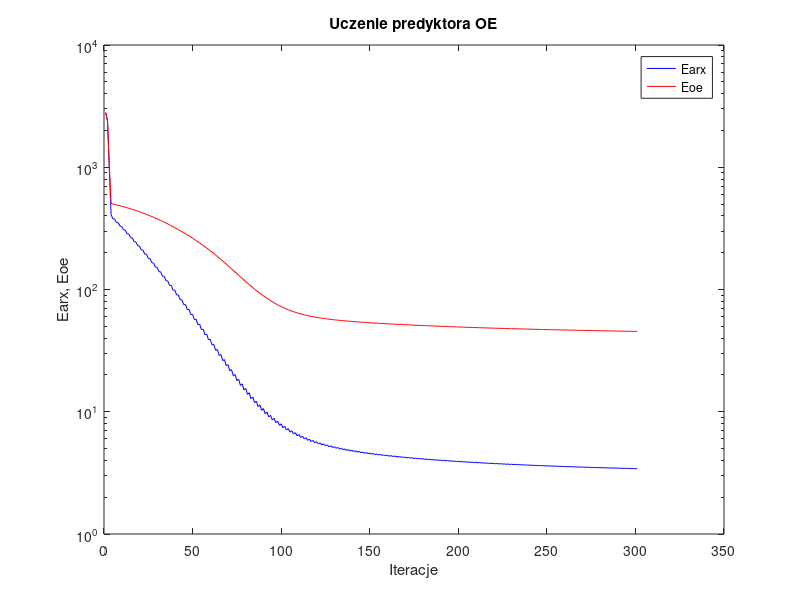
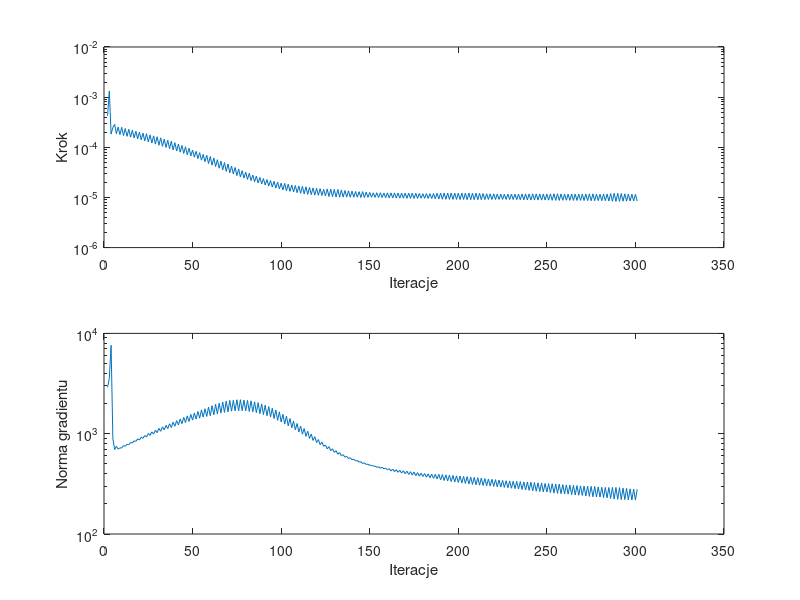

MATLAB code for these plots, in order:
%uczenie predyktora oe
clear all;
n=0; farx(n+1)=2.800880e+003; foe(n+1)=2.790282e+003; wspucz(n+1)=0.000000e+000; ng(n+1)=0.000000e+000;
n=1; farx(n+1)=2.361608e+003; foe(n+1)=2.393015e+003; krok(n+1)=4.261938e-004; ng(n+1)=2.897757e+003;
n=2; farx(n+1)=9.953349e+002; foe(n+1)=1.000137e+003; krok(n+1)=1.330026e-003; ng(n+1)=3.570100e+003;
n=3; farx(n+1)=4.100618e+002; foe(n+1)=5.066209e+002; krok(n+1)=1.837317e-004; ng(n+1)=7.609565e+003;
n=4; farx(n+1)=3.787091e+002; foe(n+1)=5.003913e+002; krok(n+1)=2.494331e-004; ng(n+1)=8.927189e+002;
n=5; farx(n+1)=3.776909e+002; foe(n+1)=4.961756e+002; krok(n+1)=2.867210e-004; ng(n+1)=6.949288e+002;
n=6; farx(n+1)=3.537145e+002; foe(n+1)=4.919851e+002; krok(n+1)=1.869031e-004; ng(n+1)=7.488785e+002;
n=7; farx(n+1)=3.517876e+002; foe(n+1)=4.879891e+002; krok(n+1)=2.540827e-004; ng(n+1)=7.007580e+002;
n=8; farx(n+1)=3.302865e+002; foe(n+1)=4.837832e+002; krok(n+1)=1.784716e-004; ng(n+1)=7.225948e+002;
n=9; farx(n+1)=3.281522e+002; foe(n+1)=4.796001e+002; krok(n+1)=2.501060e-004; ng(n+1)=7.195620e+002;
n=10; farx(n+1)=3.075290e+002; foe(n+1)=4.751927e+002; krok(n+1)=1.714180e-004; ng(n+1)=7.597194e+002;
n=11; farx(n+1)=3.056185e+002; foe(n+1)=4.708603e+002; krok(n+1)=2.372391e-004; ng(n+1)=7.500840e+002;
n=12; farx(n+1)=2.860670e+002; foe(n+1)=4.662960e+002; krok(n+1)=1.654388e-004; ng(n+1)=7.843381e+002;
n=13; farx(n+1)=2.842384e+002; foe(n+1)=4.617850e+002; krok(n+1)=2.285820e-004; ng(n+1)=7.763581e+002;
n=14; farx(n+1)=2.656243e+002; foe(n+1)=4.570425e+002; krok(n+1)=1.592886e-004; ng(n+1)=8.170902e+002;
n=15; farx(n+1)=2.639792e+002; foe(n+1)=4.523691e+002; krok(n+1)=2.178264e-004; ng(n+1)=8.065974e+002;
n=16; farx(n+1)=2.462781e+002; foe(n+1)=4.474663e+002; krok(n+1)=1.540600e-004; ng(n+1)=8.478180e+002;
n=17; farx(n+1)=2.448928e+002; foe(n+1)=4.426487e+002; krok(n+1)=2.084136e-004; ng(n+1)=8.401774e+002;
n=18; farx(n+1)=2.281423e+002; foe(n+1)=4.375675e+002; krok(n+1)=1.467758e-004; ng(n+1)=8.878902e+002;
n=19; farx(n+1)=2.268194e+002; foe(n+1)=4.325771e+002; krok(n+1)=2.002959e-004; ng(n+1)=8.660780e+002;
n=20; farx(n+1)=2.109664e+002; foe(n+1)=4.273508e+002; krok(n+1)=1.410950e-004; ng(n+1)=9.222763e+002;
n=21; farx(n+1)=2.098421e+002; foe(n+1)=4.222278e+002; krok(n+1)=1.912147e-004; ng(n+1)=8.988092e+002;
n=22; farx(n+1)=1.949458e+002; foe(n+1)=4.168619e+002; krok(n+1)=1.340733e-004; ng(n+1)=9.595066e+002;
n=23; farx(n+1)=1.938596e+002; foe(n+1)=4.115788e+002; krok(n+1)=1.864752e-004; ng(n+1)=9.255470e+002;
n=24; farx(n+1)=1.797429e+002; foe(n+1)=4.060566e+002; krok(n+1)=1.274265e-004; ng(n+1)=1.006620e+003;
n=25; farx(n+1)=1.788321e+002; foe(n+1)=4.006699e+002; krok(n+1)=1.769627e-004; ng(n+1)=9.606570e+002;
n=26; farx(n+1)=1.655925e+002; foe(n+1)=3.950580e+002; krok(n+1)=1.215958e-004; ng(n+1)=1.043190e+003;
n=27; farx(n+1)=1.647869e+002; foe(n+1)=3.895654e+002; krok(n+1)=1.691914e-004; ng(n+1)=9.920521e+002;
n=28; farx(n+1)=1.523507e+002; foe(n+1)=3.838725e+002; krok(n+1)=1.159103e-004; ng(n+1)=1.082646e+003;
n=29; farx(n+1)=1.516911e+002; foe(n+1)=3.783028e+002; krok(n+1)=1.620874e-004; ng(n+1)=1.025103e+003;
n=30; farx(n+1)=1.399942e+002; foe(n+1)=3.725223e+002; krok(n+1)=1.098323e-004; ng(n+1)=1.128487e+003;
n=31; farx(n+1)=1.394534e+002; foe(n+1)=3.668887e+002; krok(n+1)=1.540600e-004; ng(n+1)=1.057365e+003;
n=32; farx(n+1)=1.284784e+002; foe(n+1)=3.610644e+002; krok(n+1)=1.046783e-004; ng(n+1)=1.169817e+003;
n=33; farx(n+1)=1.280828e+002; foe(n+1)=3.553971e+002; krok(n+1)=1.453093e-004; ng(n+1)=1.092074e+003;
n=34; farx(n+1)=1.178240e+002; foe(n+1)=3.495522e+002; krok(n+1)=9.955398e-005; ng(n+1)=1.208892e+003;
n=35; farx(n+1)=1.175393e+002; foe(n+1)=3.438504e+002; krok(n+1)=1.383684e-004; ng(n+1)=1.124132e+003;
n=36; farx(n+1)=1.079555e+002; foe(n+1)=3.379710e+002; krok(n+1)=9.374630e-005; ng(n+1)=1.255440e+003;
n=37; farx(n+1)=1.077247e+002; foe(n+1)=3.322221e+002; krok(n+1)=1.323954e-004; ng(n+1)=1.151812e+003;
n=38; farx(n+1)=9.872524e+001; foe(n+1)=3.263176e+002; krok(n+1)=8.876552e-005; ng(n+1)=1.303400e+003;
n=39; farx(n+1)=9.862288e+001; foe(n+1)=3.205764e+002; krok(n+1)=1.239341e-004; ng(n+1)=1.187643e+003;
n=40; farx(n+1)=9.022571e+001; foe(n+1)=3.146891e+002; krok(n+1)=8.423045e-005; ng(n+1)=1.350777e+003;
n=41; farx(n+1)=9.021848e+001; foe(n+1)=3.089520e+002; krok(n+1)=1.163141e-004; ng(n+1)=1.221454e+003;
n=42; farx(n+1)=8.236588e+001; foe(n+1)=3.030856e+002; krok(n+1)=7.999634e-005; ng(n+1)=1.399826e+003;
n=43; farx(n+1)=8.247690e+001; foe(n+1)=2.973760e+002; krok(n+1)=1.088055e-004; ng(n+1)=1.258743e+003;
n=44; farx(n+1)=7.514934e+001; foe(n+1)=2.915280e+002; krok(n+1)=7.546424e-005; ng(n+1)=1.452334e+003;
n=45; farx(n+1)=7.533281e+001; foe(n+1)=2.858320e+002; krok(n+1)=1.022605e-004; ng(n+1)=1.291912e+003;
n=46; farx(n+1)=6.850817e+001; foe(n+1)=2.800071e+002; krok(n+1)=7.092424e-005; ng(n+1)=1.506348e+003;
n=47; farx(n+1)=6.873545e+001; foe(n+1)=2.743224e+002; krok(n+1)=9.579321e-005; ng(n+1)=1.322972e+003;
n=48; farx(n+1)=6.235036e+001; foe(n+1)=2.685430e+002; krok(n+1)=6.738910e-005; ng(n+1)=1.556311e+003;
n=49; farx(n+1)=6.268600e+001; foe(n+1)=2.629259e+002; krok(n+1)=8.808370e-005; ng(n+1)=1.365683e+003;
n=50; farx(n+1)=5.676760e+001; foe(n+1)=2.572075e+002; krok(n+1)=6.352069e-005; ng(n+1)=1.603151e+003;
n=51; farx(n+1)=5.714971e+001; foe(n+1)=2.516205e+002; krok(n+1)=8.309647e-005; ng(n+1)=1.397008e+003;
n=52; farx(n+1)=5.163166e+001; foe(n+1)=2.459305e+002; krok(n+1)=5.926241e-005; ng(n+1)=1.665250e+003;
n=53; farx(n+1)=5.205608e+001; foe(n+1)=2.403858e+002; krok(n+1)=7.813213e-005; ng(n+1)=1.428248e+003;
n=54; farx(n+1)=4.691171e+001; foe(n+1)=2.347391e+002; krok(n+1)=5.538211e-005; ng(n+1)=1.726221e+003;
n=55; farx(n+1)=4.737041e+001; foe(n+1)=2.292587e+002; krok(n+1)=7.227868e-005; ng(n+1)=1.461876e+003;
n=56; farx(n+1)=4.264768e+001; foe(n+1)=2.237047e+002; krok(n+1)=5.162212e-005; ng(n+1)=1.772532e+003;
n=57; farx(n+1)=4.310546e+001; foe(n+1)=2.182556e+002; krok(n+1)=6.926183e-005; ng(n+1)=1.485949e+003;
n=58; farx(n+1)=3.871957e+001; foe(n+1)=2.127413e+002; krok(n+1)=4.743595e-005; ng(n+1)=1.844426e+003;
n=59; farx(n+1)=3.917585e+001; foe(n+1)=2.073478e+002; krok(n+1)=6.549403e-005; ng(n+1)=1.511531e+003;
n=60; farx(n+1)=3.511363e+001; foe(n+1)=2.019189e+002; krok(n+1)=4.404185e-005; ng(n+1)=1.903782e+003;
n=61; farx(n+1)=3.558866e+001; foe(n+1)=1.966272e+002; krok(n+1)=6.121123e-005; ng(n+1)=1.542198e+003;
n=62; farx(n+1)=3.182366e+001; foe(n+1)=1.913131e+002; krok(n+1)=4.116566e-005; ng(n+1)=1.961507e+003;
n=63; farx(n+1)=3.233324e+001; foe(n+1)=1.861702e+002; krok(n+1)=5.658127e-005; ng(n+1)=1.580262e+003;
n=64; farx(n+1)=2.887790e+001; foe(n+1)=1.809994e+002; krok(n+1)=3.823314e-005; ng(n+1)=2.015361e+003;
n=65; farx(n+1)=2.938195e+001; foe(n+1)=1.759840e+002; krok(n+1)=5.312685e-005; ng(n+1)=1.606516e+003;
n=66; farx(n+1)=2.620528e+001; foe(n+1)=1.709676e+002; krok(n+1)=3.551969e-005; ng(n+1)=2.069800e+003;
n=67; farx(n+1)=2.670861e+001; foe(n+1)=1.661141e+002; krok(n+1)=4.960813e-005; ng(n+1)=1.632208e+003;
n=68; farx(n+1)=2.380278e+001; foe(n+1)=1.612797e+002; krok(n+1)=3.298238e-005; ng(n+1)=2.114644e+003;
n=69; farx(n+1)=2.429280e+001; foe(n+1)=1.565992e+002; krok(n+1)=4.646090e-005; ng(n+1)=1.649535e+003;
n=70; farx(n+1)=2.161892e+001; foe(n+1)=1.519702e+002; krok(n+1)=3.098519e-005; ng(n+1)=2.150477e+003;
n=71; farx(n+1)=2.211593e+001; foe(n+1)=1.475318e+002; krok(n+1)=4.229784e-005; ng(n+1)=1.677391e+003;
n=72; farx(n+1)=1.968794e+001; foe(n+1)=1.431603e+002; krok(n+1)=2.928436e-005; ng(n+1)=2.153173e+003;
n=73; farx(n+1)=2.018640e+001; foe(n+1)=1.389565e+002; krok(n+1)=3.953838e-005; ng(n+1)=1.691773e+003;
n=74; farx(n+1)=1.796971e+001; foe(n+1)=1.348103e+002; krok(n+1)=2.726938e-005; ng(n+1)=2.179384e+003;
n=75; farx(n+1)=1.844856e+001; foe(n+1)=1.308399e+002; krok(n+1)=3.697679e-005; ng(n+1)=1.692620e+003;
n=76; farx(n+1)=1.642904e+001; foe(n+1)=1.269500e+002; krok(n+1)=2.568950e-005; ng(n+1)=2.182279e+003;
n=77; farx(n+1)=1.689455e+001; foe(n+1)=1.232424e+002; krok(n+1)=3.418410e-005; ng(n+1)=1.694945e+003;
n=78; farx(n+1)=1.506580e+001; foe(n+1)=1.196281e+002; krok(n+1)=2.432490e-005; ng(n+1)=2.164146e+003;
n=79; farx(n+1)=1.551659e+001; foe(n+1)=1.161848e+002; krok(n+1)=3.190024e-005; ng(n+1)=1.688859e+003;
n=80; farx(n+1)=1.386572e+001; foe(n+1)=1.128379e+002; krok(n+1)=2.286087e-005; ng(n+1)=2.146139e+003;
n=81; farx(n+1)=1.429219e+001; foe(n+1)=1.096464e+002; krok(n+1)=3.023994e-005; ng(n+1)=1.666761e+003;
n=82; farx(n+1)=1.278624e+001; foe(n+1)=1.065594e+002; krok(n+1)=2.167257e-005; ng(n+1)=2.127704e+003;
n=83; farx(n+1)=1.319941e+001; foe(n+1)=1.036460e+002; krok(n+1)=2.797908e-005; ng(n+1)=1.652525e+003;
n=84; farx(n+1)=1.184683e+001; foe(n+1)=1.008332e+002; krok(n+1)=2.059661e-005; ng(n+1)=2.078826e+003;
n=85; farx(n+1)=1.223746e+001; foe(n+1)=9.817223e+001; krok(n+1)=2.656342e-005; ng(n+1)=1.620643e+003;
n=86; farx(n+1)=1.101673e+001; foe(n+1)=9.561045e+001; krok(n+1)=1.944453e-005; ng(n+1)=2.041048e+003;
n=87; farx(n+1)=1.137967e+001; foe(n+1)=9.319424e+001; krok(n+1)=2.509886e-005; ng(n+1)=1.584038e+003;
n=88; farx(n+1)=1.028135e+001; foe(n+1)=9.088455e+001; krok(n+1)=1.858062e-005; ng(n+1)=1.980712e+003;
n=89; farx(n+1)=1.062523e+001; foe(n+1)=8.870891e+001; krok(n+1)=2.382783e-005; ng(n+1)=1.550932e+003;
n=90; farx(n+1)=9.635670e+000; foe(n+1)=8.663036e+001; krok(n+1)=1.765974e-005; ng(n+1)=1.925615e+003;
n=91; farx(n+1)=9.957650e+000; foe(n+1)=8.467845e+001; krok(n+1)=2.277170e-005; ng(n+1)=1.510181e+003;
n=92; farx(n+1)=9.065048e+000; foe(n+1)=8.281697e+001; krok(n+1)=1.684728e-005; ng(n+1)=1.865022e+003;
n=93; farx(n+1)=9.365661e+000; foe(n+1)=8.107655e+001; krok(n+1)=2.167257e-005; ng(n+1)=1.467178e+003;
n=94; farx(n+1)=8.566455e+000; foe(n+1)=7.942055e+001; krok(n+1)=1.608814e-005; ng(n+1)=1.792822e+003;
n=95; farx(n+1)=8.843767e+000; foe(n+1)=7.787017e+001; krok(n+1)=2.092147e-005; ng(n+1)=1.414804e+003;
n=96; farx(n+1)=8.127635e+000; foe(n+1)=7.639932e+001; krok(n+1)=1.530761e-005; ng(n+1)=1.724058e+003;
n=97; farx(n+1)=8.380648e+000; foe(n+1)=7.502110e+001; krok(n+1)=2.028847e-005; ng(n+1)=1.356409e+003;
n=98; farx(n+1)=7.733745e+000; foe(n+1)=7.372028e+001; krok(n+1)=1.476011e-005; ng(n+1)=1.650021e+003;
n=99; farx(n+1)=7.969220e+000; foe(n+1)=7.250818e+001; krok(n+1)=1.929519e-005; ng(n+1)=1.309670e+003;
n=100; farx(n+1)=7.394568e+000; foe(n+1)=7.136542e+001; krok(n+1)=1.416371e-005; ng(n+1)=1.563195e+003;
n=101; farx(n+1)=7.609029e+000; foe(n+1)=7.029062e+001; krok(n+1)=1.907789e-005; ng(n+1)=1.247497e+003;
n=102; farx(n+1)=7.087072e+000; foe(n+1)=6.927962e+001; krok(n+1)=1.360069e-005; ng(n+1)=1.498545e+003;
n=103; farx(n+1)=7.285677e+000; foe(n+1)=6.833711e+001; krok(n+1)=1.834698e-005; ng(n+1)=1.197774e+003;
n=104; farx(n+1)=6.815928e+000; foe(n+1)=6.745062e+001; krok(n+1)=1.321254e-005; ng(n+1)=1.415567e+003;
n=105; farx(n+1)=6.999273e+000; foe(n+1)=6.662377e+001; krok(n+1)=1.773106e-005; ng(n+1)=1.146531e+003;
n=106; farx(n+1)=6.576208e+000; foe(n+1)=6.584629e+001; krok(n+1)=1.283755e-005; ng(n+1)=1.335614e+003;
n=107; farx(n+1)=6.745608e+000; foe(n+1)=6.511989e+001; krok(n+1)=1.729605e-005; ng(n+1)=1.094112e+003;
n=108; farx(n+1)=6.363052e+000; foe(n+1)=6.443594e+001; krok(n+1)=1.244425e-005; ng(n+1)=1.263215e+003;
n=109; farx(n+1)=6.518715e+000; foe(n+1)=6.379681e+001; krok(n+1)=1.689056e-005; ng(n+1)=1.041709e+003;
n=110; farx(n+1)=6.173024e+000; foe(n+1)=6.319535e+001; krok(n+1)=1.209645e-005; ng(n+1)=1.190390e+003;
n=111; farx(n+1)=6.316513e+000; foe(n+1)=6.263160e+001; krok(n+1)=1.663384e-005; ng(n+1)=9.898337e+002;
n=112; farx(n+1)=6.002054e+000; foe(n+1)=6.210029e+001; krok(n+1)=1.175619e-005; ng(n+1)=1.125262e+003;
n=113; farx(n+1)=6.134251e+000; foe(n+1)=6.160246e+001; krok(n+1)=1.630719e-005; ng(n+1)=9.409127e+002;
n=114; farx(n+1)=5.847162e+000; foe(n+1)=6.113319e+001; krok(n+1)=1.153689e-005; ng(n+1)=1.058535e+003;
n=115; farx(n+1)=5.970007e+000; foe(n+1)=6.069383e+001; krok(n+1)=1.583652e-005; ng(n+1)=8.977290e+002;
n=116; farx(n+1)=5.707881e+000; foe(n+1)=6.027901e+001; krok(n+1)=1.138585e-005; ng(n+1)=9.911660e+002;
n=117; farx(n+1)=5.823109e+000; foe(n+1)=5.988969e+001; krok(n+1)=1.549259e-005; ng(n+1)=8.568923e+002;
n=118; farx(n+1)=5.583057e+000; foe(n+1)=5.952018e+001; krok(n+1)=1.115605e-005; ng(n+1)=9.332633e+002;
n=119; farx(n+1)=5.689478e+000; foe(n+1)=5.917235e+001; krok(n+1)=1.519948e-005; ng(n+1)=8.148641e+002;
n=120; farx(n+1)=5.469294e+000; foe(n+1)=5.884267e+001; krok(n+1)=1.101046e-005; ng(n+1)=8.748471e+002;
n=121; farx(n+1)=5.568895e+000; foe(n+1)=5.853082e+001; krok(n+1)=1.496592e-005; ng(n+1)=7.767894e+002;
n=122; farx(n+1)=5.363606e+000; foe(n+1)=5.823439e+001; krok(n+1)=1.095376e-005; ng(n+1)=8.244352e+002;
n=123; farx(n+1)=5.458540e+000; foe(n+1)=5.795529e+001; krok(n+1)=1.442554e-005; ng(n+1)=7.488139e+002;
n=124; farx(n+1)=5.272223e+000; foe(n+1)=5.768843e+001; krok(n+1)=1.069939e-005; ng(n+1)=7.718529e+002;
n=125; farx(n+1)=5.359623e+000; foe(n+1)=5.743225e+001; krok(n+1)=1.478735e-005; ng(n+1)=7.067390e+002;
n=126; farx(n+1)=5.184566e+000; foe(n+1)=5.718757e+001; krok(n+1)=1.044207e-005; ng(n+1)=7.431044e+002;
n=127; farx(n+1)=5.267019e+000; foe(n+1)=5.695403e+001; krok(n+1)=1.461294e-005; ng(n+1)=6.771250e+002;
n=128; farx(n+1)=5.103387e+000; foe(n+1)=5.673044e+001; krok(n+1)=1.034570e-005; ng(n+1)=7.077490e+002;
n=129; farx(n+1)=5.182172e+000; foe(n+1)=5.651672e+001; krok(n+1)=1.444886e-005; ng(n+1)=6.511388e+002;
n=130; farx(n+1)=5.029104e+000; foe(n+1)=5.631082e+001; krok(n+1)=1.018440e-005; ng(n+1)=6.769569e+002;
n=131; farx(n+1)=5.103777e+000; foe(n+1)=5.611321e+001; krok(n+1)=1.442554e-005; ng(n+1)=6.240802e+002;
n=132; farx(n+1)=4.959053e+000; foe(n+1)=5.592240e+001; krok(n+1)=1.009346e-005; ng(n+1)=6.493347e+002;
n=133; farx(n+1)=5.029968e+000; foe(n+1)=5.573973e+001; krok(n+1)=1.404624e-005; ng(n+1)=6.027975e+002;
n=134; farx(n+1)=4.894067e+000; foe(n+1)=5.556358e+001; krok(n+1)=1.013760e-005; ng(n+1)=6.176736e+002;
n=135; farx(n+1)=4.962111e+000; foe(n+1)=5.539383e+001; krok(n+1)=1.373458e-005; ng(n+1)=5.838548e+002;
n=136; farx(n+1)=4.833599e+000; foe(n+1)=5.522978e+001; krok(n+1)=1.015968e-005; ng(n+1)=5.943444e+002;
n=137; farx(n+1)=4.899777e+000; foe(n+1)=5.507116e+001; krok(n+1)=1.356957e-005; ng(n+1)=5.666516e+002;
n=138; farx(n+1)=4.777290e+000; foe(n+1)=5.491681e+001; krok(n+1)=1.009346e-005; ng(n+1)=5.762223e+002;
n=139; farx(n+1)=4.841148e+000; foe(n+1)=5.476764e+001; krok(n+1)=1.338477e-005; ng(n+1)=5.498028e+002;
n=140; farx(n+1)=4.724256e+000; foe(n+1)=5.462215e+001; krok(n+1)=1.009346e-005; ng(n+1)=5.579298e+002;
n=141; farx(n+1)=4.786125e+000; foe(n+1)=5.448142e+001; krok(n+1)=1.314101e-005; ng(n+1)=5.354006e+002;
n=142; farx(n+1)=4.674725e+000; foe(n+1)=5.434384e+001; krok(n+1)=1.009346e-005; ng(n+1)=5.403113e+002;
n=143; farx(n+1)=4.734846e+000; foe(n+1)=5.421031e+001; krok(n+1)=1.302585e-005; ng(n+1)=5.210411e+002;
n=144; farx(n+1)=4.628787e+000; foe(n+1)=5.407935e+001; krok(n+1)=9.975945e-006; ng(n+1)=5.257121e+002;
n=145; farx(n+1)=4.686569e+000; foe(n+1)=5.395159e+001; krok(n+1)=1.308479e-005; ng(n+1)=5.041059e+002;
n=146; farx(n+1)=4.584122e+000; foe(n+1)=5.382636e+001; krok(n+1)=9.952471e-006; ng(n+1)=5.129586e+002;
n=147; farx(n+1)=4.640155e+000; foe(n+1)=5.370458e+001; krok(n+1)=1.277945e-005; ng(n+1)=4.936447e+002;
n=148; farx(n+1)=4.542194e+000; foe(n+1)=5.358524e+001; krok(n+1)=1.001618e-005; ng(n+1)=4.975187e+002;
n=149; farx(n+1)=4.596659e+000; foe(n+1)=5.346862e+001; krok(n+1)=1.259797e-005; ng(n+1)=4.830981e+002;
n=150; farx(n+1)=4.501973e+000; foe(n+1)=5.335425e+001; krok(n+1)=1.009346e-005; ng(n+1)=4.851666e+002;
n=151; farx(n+1)=4.555530e+000; foe(n+1)=5.324254e+001; krok(n+1)=1.235197e-005; ng(n+1)=4.759191e+002;
n=152; farx(n+1)=4.464961e+000; foe(n+1)=5.313263e+001; krok(n+1)=1.003721e-005; ng(n+1)=4.750337e+002;
n=153; farx(n+1)=4.516802e+000; foe(n+1)=5.302469e+001; krok(n+1)=1.240823e-005; ng(n+1)=4.631356e+002;
n=154; farx(n+1)=4.429147e+000; foe(n+1)=5.291853e+001; krok(n+1)=9.975945e-006; ng(n+1)=4.677538e+002;
n=155; farx(n+1)=4.479943e+000; foe(n+1)=5.281431e+001; krok(n+1)=1.240203e-005; ng(n+1)=4.536085e+002;
n=156; farx(n+1)=4.394549e+000; foe(n+1)=5.271155e+001; krok(n+1)=9.952471e-006; ng(n+1)=4.613082e+002;
n=157; farx(n+1)=4.444305e+000; foe(n+1)=5.261096e+001; krok(n+1)=1.222055e-005; ng(n+1)=4.468270e+002;
n=158; farx(n+1)=4.362434e+000; foe(n+1)=5.251166e+001; krok(n+1)=9.888364e-006; ng(n+1)=4.527881e+002;
n=159; farx(n+1)=4.410761e+000; foe(n+1)=5.241390e+001; krok(n+1)=1.235197e-005; ng(n+1)=4.353288e+002;
n=160; farx(n+1)=4.331321e+000; foe(n+1)=5.231740e+001; krok(n+1)=9.772716e-006; ng(n+1)=4.481228e+002;
n=161; farx(n+1)=4.378192e+000; foe(n+1)=5.222241e+001; krok(n+1)=1.234279e-005; ng(n+1)=4.258979e+002;
n=162; farx(n+1)=4.301051e+000; foe(n+1)=5.212881e+001; krok(n+1)=9.772716e-006; ng(n+1)=4.414989e+002;
n=163; farx(n+1)=4.347232e+000; foe(n+1)=5.203667e+001; krok(n+1)=1.231075e-005; ng(n+1)=4.194447e+002;
n=164; farx(n+1)=4.272201e+000; foe(n+1)=5.194560e+001; krok(n+1)=9.706803e-006; ng(n+1)=4.372920e+002;
n=165; farx(n+1)=4.317263e+000; foe(n+1)=5.185600e+001; krok(n+1)=1.227270e-005; ng(n+1)=4.120653e+002;
n=166; farx(n+1)=4.244501e+000; foe(n+1)=5.176747e+001; krok(n+1)=9.671965e-006; ng(n+1)=4.318884e+002;
n=167; farx(n+1)=4.288554e+000; foe(n+1)=5.168023e+001; krok(n+1)=1.227270e-005; ng(n+1)=4.048554e+002;
n=168; farx(n+1)=4.217655e+000; foe(n+1)=5.159402e+001; krok(n+1)=9.645404e-006; ng(n+1)=4.274961e+002;
n=169; farx(n+1)=4.260856e+000; foe(n+1)=5.150913e+001; krok(n+1)=1.221656e-005; ng(n+1)=3.990871e+002;
n=170; farx(n+1)=4.192005e+000; foe(n+1)=5.142517e+001; krok(n+1)=9.602384e-006; ng(n+1)=4.227513e+002;
n=171; farx(n+1)=4.234186e+000; foe(n+1)=5.134238e+001; krok(n+1)=1.221743e-005; ng(n+1)=3.923214e+002;
n=172; farx(n+1)=4.167045e+000; foe(n+1)=5.126053e+001; krok(n+1)=9.586893e-006; ng(n+1)=4.183894e+002;
n=173; farx(n+1)=4.208448e+000; foe(n+1)=5.117988e+001; krok(n+1)=1.216245e-005; ng(n+1)=3.872281e+002;
n=174; farx(n+1)=4.143047e+000; foe(n+1)=5.110007e+001; krok(n+1)=9.564320e-006; ng(n+1)=4.142539e+002;
n=175; farx(n+1)=4.183489e+000; foe(n+1)=5.102140e+001; krok(n+1)=1.209645e-005; ng(n+1)=3.818459e+002;
n=176; farx(n+1)=4.119779e+000; foe(n+1)=5.094361e+001; krok(n+1)=9.578449e-006; ng(n+1)=4.094551e+002;
n=177; farx(n+1)=4.159285e+000; foe(n+1)=5.086691e+001; krok(n+1)=1.197415e-005; ng(n+1)=3.773757e+002;
n=178; farx(n+1)=4.097132e+000; foe(n+1)=5.079115e+001; krok(n+1)=9.645404e-006; ng(n+1)=4.038291e+002;
n=179; farx(n+1)=4.136174e+000; foe(n+1)=5.071643e+001; krok(n+1)=1.187732e-005; ng(n+1)=3.744121e+002;
n=180; farx(n+1)=4.075646e+000; foe(n+1)=5.064243e+001; krok(n+1)=9.602384e-006; ng(n+1)=4.003411e+002;
n=181; farx(n+1)=4.113896e+000; foe(n+1)=5.056937e+001; krok(n+1)=1.191391e-005; ng(n+1)=3.688310e+002;
n=182; farx(n+1)=4.054726e+000; foe(n+1)=5.049699e+001; krok(n+1)=9.555815e-006; ng(n+1)=3.979260e+002;
n=183; farx(n+1)=4.092259e+000; foe(n+1)=5.042558e+001; krok(n+1)=1.191391e-005; ng(n+1)=3.640834e+002;
n=184; farx(n+1)=4.034531e+000; foe(n+1)=5.035479e+001; krok(n+1)=9.504428e-006; ng(n+1)=3.953212e+002;
n=185; farx(n+1)=4.071313e+000; foe(n+1)=5.028492e+001; krok(n+1)=1.195092e-005; ng(n+1)=3.588869e+002;
n=186; farx(n+1)=4.014990e+000; foe(n+1)=5.021564e+001; krok(n+1)=9.434846e-006; ng(n+1)=3.931297e+002;
n=187; farx(n+1)=4.051244e+000; foe(n+1)=5.014721e+001; krok(n+1)=1.209447e-005; ng(n+1)=3.533907e+002;
n=188; farx(n+1)=3.996148e+000; foe(n+1)=5.007915e+001; krok(n+1)=9.283303e-006; ng(n+1)=3.934469e+002;
n=189; farx(n+1)=4.031460e+000; foe(n+1)=5.001196e+001; krok(n+1)=1.222055e-005; ng(n+1)=3.467426e+002;
n=190; farx(n+1)=3.977635e+000; foe(n+1)=4.994526e+001; krok(n+1)=9.207477e-006; ng(n+1)=3.916873e+002;
n=191; farx(n+1)=4.012079e+000; foe(n+1)=4.987940e+001; krok(n+1)=1.225273e-005; ng(n+1)=3.414926e+002;
n=192; farx(n+1)=3.959466e+000; foe(n+1)=4.981414e+001; krok(n+1)=9.188990e-006; ng(n+1)=3.886938e+002;
n=193; farx(n+1)=3.993304e+000; foe(n+1)=4.974969e+001; krok(n+1)=1.224850e-005; ng(n+1)=3.376621e+002;
n=194; farx(n+1)=3.941878e+000; foe(n+1)=4.968578e+001; krok(n+1)=9.148208e-006; ng(n+1)=3.862077e+002;
n=195; farx(n+1)=3.974997e+000; foe(n+1)=4.962265e+001; krok(n+1)=1.225273e-005; ng(n+1)=3.333900e+002;
n=196; farx(n+1)=3.924706e+000; foe(n+1)=4.956009e+001; krok(n+1)=9.128990e-006; ng(n+1)=3.833272e+002;
n=197; farx(n+1)=3.957147e+000; foe(n+1)=4.949828e+001; krok(n+1)=1.221743e-005; ng(n+1)=3.297332e+002;
n=198; farx(n+1)=3.907966e+000; foe(n+1)=4.943707e+001; krok(n+1)=9.128990e-006; ng(n+1)=3.800060e+002;
n=199; farx(n+1)=3.939942e+000; foe(n+1)=4.937658e+001; krok(n+1)=1.222055e-005; ng(n+1)=3.265323e+002;
n=200; farx(n+1)=3.891780e+000; foe(n+1)=4.931655e+001; krok(n+1)=9.078452e-006; ng(n+1)=3.781433e+002;
n=201; farx(n+1)=3.922998e+000; foe(n+1)=4.925725e+001; krok(n+1)=1.219587e-005; ng(n+1)=3.225469e+002;
n=202; farx(n+1)=3.875905e+000; foe(n+1)=4.919852e+001; krok(n+1)=9.089066e-006; ng(n+1)=3.745593e+002;
n=203; farx(n+1)=3.906764e+000; foe(n+1)=4.914048e+001; krok(n+1)=1.222055e-005; ng(n+1)=3.196243e+002;
n=204; farx(n+1)=3.860646e+000; foe(n+1)=4.908280e+001; krok(n+1)=9.006227e-006; ng(n+1)=3.734149e+002;
n=205; farx(n+1)=3.890730e+000; foe(n+1)=4.902578e+001; krok(n+1)=1.225575e-005; ng(n+1)=3.150292e+002;
n=206; farx(n+1)=3.845558e+000; foe(n+1)=4.896928e+001; krok(n+1)=9.003600e-006; ng(n+1)=3.705021e+002;
n=207; farx(n+1)=3.875073e+000; foe(n+1)=4.891344e+001; krok(n+1)=1.219587e-005; ng(n+1)=3.122148e+002;
n=208; farx(n+1)=3.830851e+000; foe(n+1)=4.885813e+001; krok(n+1)=9.014671e-006; ng(n+1)=3.671789e+002;
n=209; farx(n+1)=3.859911e+000; foe(n+1)=4.880346e+001; krok(n+1)=1.216245e-005; ng(n+1)=3.096142e+002;
n=210; farx(n+1)=3.816571e+000; foe(n+1)=4.874923e+001; krok(n+1)=8.997287e-006; ng(n+1)=3.647253e+002;
n=211; farx(n+1)=3.844995e+000; foe(n+1)=4.869563e+001; krok(n+1)=1.209645e-005; ng(n+1)=3.066374e+002;
n=212; farx(n+1)=3.802560e+000; foe(n+1)=4.864257e+001; krok(n+1)=9.031324e-006; ng(n+1)=3.609714e+002;
n=213; farx(n+1)=3.830434e+000; foe(n+1)=4.859011e+001; krok(n+1)=1.197415e-005; ng(n+1)=3.045805e+002;
n=214; farx(n+1)=3.788898e+000; foe(n+1)=4.853821e+001; krok(n+1)=9.081828e-006; ng(n+1)=3.568346e+002;
n=215; farx(n+1)=3.816296e+000; foe(n+1)=4.848687e+001; krok(n+1)=1.185899e-005; ng(n+1)=3.027863e+002;
n=216; farx(n+1)=3.775576e+000; foe(n+1)=4.843606e+001; krok(n+1)=9.128990e-006; ng(n+1)=3.531337e+002;
n=217; farx(n+1)=3.802679e+000; foe(n+1)=4.838581e+001; krok(n+1)=1.180191e-005; ng(n+1)=3.011903e+002;
n=218; farx(n+1)=3.762754e+000; foe(n+1)=4.833594e+001; krok(n+1)=9.098641e-006; ng(n+1)=3.510633e+002;
n=219; farx(n+1)=3.789314e+000; foe(n+1)=4.828660e+001; krok(n+1)=1.178746e-005; ng(n+1)=2.981056e+002;
n=220; farx(n+1)=3.750171e+000; foe(n+1)=4.823769e+001; krok(n+1)=9.098641e-006; ng(n+1)=3.483655e+002;
n=221; farx(n+1)=3.776197e+000; foe(n+1)=4.818931e+001; krok(n+1)=1.171829e-005; ng(n+1)=2.956183e+002;
n=222; farx(n+1)=3.737812e+000; foe(n+1)=4.814138e+001; krok(n+1)=9.137433e-006; ng(n+1)=3.449517e+002;
n=223; farx(n+1)=3.763497e+000; foe(n+1)=4.809397e+001; krok(n+1)=1.165597e-005; ng(n+1)=2.939211e+002;
n=224; farx(n+1)=3.725842e+000; foe(n+1)=4.804694e+001; krok(n+1)=9.128990e-006; ng(n+1)=3.425543e+002;
n=225; farx(n+1)=3.751047e+000; foe(n+1)=4.800040e+001; krok(n+1)=1.161523e-005; ng(n+1)=2.913899e+002;
n=226; farx(n+1)=3.714118e+000; foe(n+1)=4.795427e+001; krok(n+1)=9.139546e-006; ng(n+1)=3.397506e+002;
n=227; farx(n+1)=3.739003e+000; foe(n+1)=4.790861e+001; krok(n+1)=1.161317e-005; ng(n+1)=2.891856e+002;
n=228; farx(n+1)=3.702769e+000; foe(n+1)=4.786326e+001; krok(n+1)=9.089066e-006; ng(n+1)=3.382246e+002;
n=229; farx(n+1)=3.727115e+000; foe(n+1)=4.781837e+001; krok(n+1)=1.161523e-005; ng(n+1)=2.859436e+002;
n=230; farx(n+1)=3.691544e+000; foe(n+1)=4.777386e+001; krok(n+1)=9.098641e-006; ng(n+1)=3.356356e+002;
n=231; farx(n+1)=3.715604e+000; foe(n+1)=4.772981e+001; krok(n+1)=1.161317e-005; ng(n+1)=2.839170e+002;
n=232; farx(n+1)=3.680673e+000; foe(n+1)=4.768604e+001; krok(n+1)=9.049168e-006; ng(n+1)=3.342448e+002;
n=233; farx(n+1)=3.704321e+000; foe(n+1)=4.764272e+001; krok(n+1)=1.165470e-005; ng(n+1)=2.808887e+002;
n=234; farx(n+1)=3.670024e+000; foe(n+1)=4.759968e+001; krok(n+1)=9.003600e-006; ng(n+1)=3.327423e+002;
n=235; farx(n+1)=3.693241e+000; foe(n+1)=4.755708e+001; krok(n+1)=1.168301e-005; ng(n+1)=2.779215e+002;
n=236; farx(n+1)=3.659619e+000; foe(n+1)=4.751477e+001; krok(n+1)=8.960031e-006; ng(n+1)=3.309391e+002;
n=237; farx(n+1)=3.682473e+000; foe(n+1)=4.747284e+001; krok(n+1)=1.176389e-005; ng(n+1)=2.748087e+002;
n=238; farx(n+1)=3.649342e+000; foe(n+1)=4.743118e+001; krok(n+1)=8.913402e-006; ng(n+1)=3.301032e+002;
n=239; farx(n+1)=3.671827e+000; foe(n+1)=4.738997e+001; krok(n+1)=1.176389e-005; ng(n+1)=2.724248e+002;
n=240; farx(n+1)=3.639363e+000; foe(n+1)=4.734901e+001; krok(n+1)=8.869972e-006; ng(n+1)=3.282095e+002;
n=241; farx(n+1)=3.661357e+000; foe(n+1)=4.730843e+001; krok(n+1)=1.178746e-005; ng(n+1)=2.692689e+002;
n=242; farx(n+1)=3.629472e+000; foe(n+1)=4.726819e+001; krok(n+1)=8.869972e-006; ng(n+1)=3.259124e+002;
n=243; farx(n+1)=3.651144e+000; foe(n+1)=4.722832e+001; krok(n+1)=1.177023e-005; ng(n+1)=2.672556e+002;
n=244; farx(n+1)=3.619770e+000; foe(n+1)=4.718875e+001; krok(n+1)=8.865531e-006; ng(n+1)=3.240198e+002;
n=245; farx(n+1)=3.641182e+000; foe(n+1)=4.714959e+001; krok(n+1)=1.176389e-005; ng(n+1)=2.654340e+002;
n=246; farx(n+1)=3.610336e+000; foe(n+1)=4.711065e+001; krok(n+1)=8.829868e-006; ng(n+1)=3.225801e+002;
n=247; farx(n+1)=3.631275e+000; foe(n+1)=4.707211e+001; krok(n+1)=1.171829e-005; ng(n+1)=2.629569e+002;
n=248; farx(n+1)=3.600959e+000; foe(n+1)=4.703390e+001; krok(n+1)=8.879922e-006; ng(n+1)=3.194754e+002;
n=249; farx(n+1)=3.621697e+000; foe(n+1)=4.699609e+001; krok(n+1)=1.165470e-005; ng(n+1)=2.619247e+002;
n=250; farx(n+1)=3.591992e+000; foe(n+1)=4.695851e+001; krok(n+1)=8.833238e-006; ng(n+1)=3.176643e+002;
n=251; farx(n+1)=3.612408e+000; foe(n+1)=4.692123e+001; krok(n+1)=1.176389e-005; ng(n+1)=2.588227e+002;
n=252; farx(n+1)=3.583170e+000; foe(n+1)=4.688416e+001; krok(n+1)=8.756691e-006; ng(n+1)=3.171735e+002;
n=253; farx(n+1)=3.603179e+000; foe(n+1)=4.684742e+001; krok(n+1)=1.181238e-005; ng(n+1)=2.559304e+002;
n=254; farx(n+1)=3.574433e+000; foe(n+1)=4.681094e+001; krok(n+1)=8.736906e-006; ng(n+1)=3.154499e+002;
n=255; farx(n+1)=3.594183e+000; foe(n+1)=4.677477e+001; krok(n+1)=1.184623e-005; ng(n+1)=2.538297e+002;
n=256; farx(n+1)=3.565803e+000; foe(n+1)=4.673882e+001; krok(n+1)=8.718949e-006; ng(n+1)=3.143814e+002;
n=257; farx(n+1)=3.585139e+000; foe(n+1)=4.670328e+001; krok(n+1)=1.171829e-005; ng(n+1)=2.523007e+002;
n=258; farx(n+1)=3.557321e+000; foe(n+1)=4.666805e+001; krok(n+1)=8.786087e-006; ng(n+1)=3.105756e+002;
n=259; farx(n+1)=3.576432e+000; foe(n+1)=4.663314e+001; krok(n+1)=1.164400e-005; ng(n+1)=2.512206e+002;
n=260; farx(n+1)=3.549050e+000; foe(n+1)=4.659849e+001; krok(n+1)=8.799185e-006; ng(n+1)=3.084700e+002;
n=261; farx(n+1)=3.567939e+000; foe(n+1)=4.656418e+001; krok(n+1)=1.161317e-005; ng(n+1)=2.498133e+002;
n=262; farx(n+1)=3.541067e+000; foe(n+1)=4.653006e+001; krok(n+1)=8.756691e-006; ng(n+1)=3.068646e+002;
n=263; farx(n+1)=3.559625e+000; foe(n+1)=4.649621e+001; krok(n+1)=1.167393e-005; ng(n+1)=2.471495e+002;
n=264; farx(n+1)=3.533181e+000; foe(n+1)=4.646259e+001; krok(n+1)=8.720009e-006; ng(n+1)=3.056042e+002;
n=265; farx(n+1)=3.551414e+000; foe(n+1)=4.642923e+001; krok(n+1)=1.168144e-005; ng(n+1)=2.449419e+002;
n=266; farx(n+1)=3.525380e+000; foe(n+1)=4.639613e+001; krok(n+1)=8.720009e-006; ng(n+1)=3.037655e+002;
n=267; farx(n+1)=3.543361e+000; foe(n+1)=4.636331e+001; krok(n+1)=1.165119e-005; ng(n+1)=2.433720e+002;
n=268; farx(n+1)=3.517676e+000; foe(n+1)=4.633073e+001; krok(n+1)=8.739066e-006; ng(n+1)=3.019343e+002;
n=269; farx(n+1)=3.535507e+000; foe(n+1)=4.629847e+001; krok(n+1)=1.161317e-005; ng(n+1)=2.423659e+002;
n=270; farx(n+1)=3.510282e+000; foe(n+1)=4.626635e+001; krok(n+1)=8.686387e-006; ng(n+1)=3.006416e+002;
n=271; farx(n+1)=3.527793e+000; foe(n+1)=4.623450e+001; krok(n+1)=1.168301e-005; ng(n+1)=2.396908e+002;
n=272; farx(n+1)=3.503007e+000; foe(n+1)=4.620284e+001; krok(n+1)=8.632369e-006; ng(n+1)=2.994468e+002;
n=273; farx(n+1)=3.520232e+000; foe(n+1)=4.617139e+001; krok(n+1)=1.177023e-005; ng(n+1)=2.370643e+002;
n=274; farx(n+1)=3.495783e+000; foe(n+1)=4.614014e+001; krok(n+1)=8.593476e-006; ng(n+1)=2.986040e+002;
n=275; farx(n+1)=3.512782e+000; foe(n+1)=4.610913e+001; krok(n+1)=1.180191e-005; ng(n+1)=2.351572e+002;
n=276; farx(n+1)=3.488578e+000; foe(n+1)=4.607831e+001; krok(n+1)=8.600086e-006; ng(n+1)=2.975260e+002;
n=277; farx(n+1)=3.505315e+000; foe(n+1)=4.604784e+001; krok(n+1)=1.165597e-005; ng(n+1)=2.343971e+002;
n=278; farx(n+1)=3.481540e+000; foe(n+1)=4.601758e+001; krok(n+1)=8.657728e-006; ng(n+1)=2.943713e+002;
n=279; farx(n+1)=3.498077e+000; foe(n+1)=4.598762e+001; krok(n+1)=1.157184e-005; ng(n+1)=2.334872e+002;
n=280; farx(n+1)=3.474786e+000; foe(n+1)=4.595783e+001; krok(n+1)=8.632369e-006; ng(n+1)=2.922389e+002;
n=281; farx(n+1)=3.491060e+000; foe(n+1)=4.592823e+001; krok(n+1)=1.165597e-005; ng(n+1)=2.309918e+002;
n=282; farx(n+1)=3.468079e+000; foe(n+1)=4.589882e+001; krok(n+1)=8.593476e-006; ng(n+1)=2.914283e+002;
n=283; farx(n+1)=3.484178e+000; foe(n+1)=4.586962e+001; krok(n+1)=1.171380e-005; ng(n+1)=2.291909e+002;
n=284; farx(n+1)=3.461600e+000; foe(n+1)=4.584056e+001; krok(n+1)=8.500298e-006; ng(n+1)=2.908939e+002;
n=285; farx(n+1)=3.477461e+000; foe(n+1)=4.581164e+001; krok(n+1)=1.191391e-005; ng(n+1)=2.261649e+002;
n=286; farx(n+1)=3.455208e+000; foe(n+1)=4.578285e+001; krok(n+1)=8.379583e-006; ng(n+1)=2.913260e+002;
n=287; farx(n+1)=3.470779e+000; foe(n+1)=4.575416e+001; krok(n+1)=1.209645e-005; ng(n+1)=2.230657e+002;
n=288; farx(n+1)=3.448752e+000; foe(n+1)=4.572568e+001; krok(n+1)=8.333245e-006; ng(n+1)=2.912639e+002;
n=289; farx(n+1)=3.464109e+000; foe(n+1)=4.569738e+001; krok(n+1)=1.209645e-005; ng(n+1)=2.214876e+002;
n=290; farx(n+1)=3.442349e+000; foe(n+1)=4.566930e+001; krok(n+1)=8.342260e-006; ng(n+1)=2.898776e+002;
n=291; farx(n+1)=3.457462e+000; foe(n+1)=4.564146e+001; krok(n+1)=1.197415e-005; ng(n+1)=2.205308e+002;
n=292; farx(n+1)=3.435985e+000; foe(n+1)=4.561386e+001; krok(n+1)=8.423638e-006; ng(n+1)=2.870579e+002;
n=293; farx(n+1)=3.450986e+000; foe(n+1)=4.558656e+001; krok(n+1)=1.180191e-005; ng(n+1)=2.205342e+002;
n=294; farx(n+1)=3.429877e+000; foe(n+1)=4.555941e+001; krok(n+1)=8.445281e-006; ng(n+1)=2.846754e+002;
n=295; farx(n+1)=3.444611e+000; foe(n+1)=4.553249e+001; krok(n+1)=1.171829e-005; ng(n+1)=2.192277e+002;
n=296; farx(n+1)=3.423820e+000; foe(n+1)=4.550579e+001; krok(n+1)=8.501198e-006; ng(n+1)=2.820433e+002;
n=297; farx(n+1)=3.438401e+000; foe(n+1)=4.547931e+001; krok(n+1)=1.161523e-005; ng(n+1)=2.186107e+002;
n=298; farx(n+1)=3.417883e+000; foe(n+1)=4.545301e+001; krok(n+1)=8.539569e-006; ng(n+1)=2.800285e+002;
n=299; farx(n+1)=3.432330e+000; foe(n+1)=4.542695e+001; krok(n+1)=1.153689e-005; ng(n+1)=2.179385e+002;
n=300; farx(n+1)=3.412207e+000; foe(n+1)=4.540102e+001; krok(n+1)=8.500298e-006; ng(n+1)=2.783942e+002;

figure; semilogy(farx,'b'); hold on; semilogy(foe,'r'); xlabel('Iteracje'); ylabel('Earx, Eoe'); legend('Earx','Eoe'); title('Uczenie predyktora OE');
figure; subplot(2,1,1); semilogy(krok); xlabel('Iteracje'); ylabel('Krok');
subplot(2,1,2); semilogy(ng); xlabel('Iteracje'); ylabel('Norma gradientu');
Earx=farx(n+1)
Eoe=foe(n+1)
